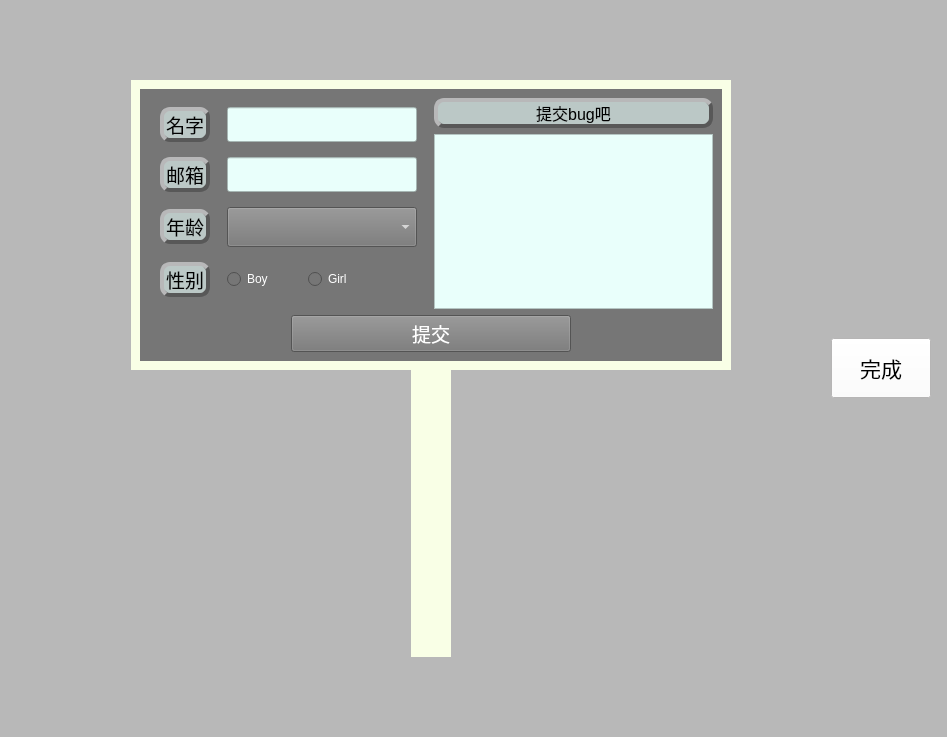
<?xml version="1.0" encoding="UTF-8"?>
<ui version="4.0">
 <class>TellBug</class>
 <widget class="QWidget" name="TellBug">
  <property name="geometry">
   <rect>
    <x>0</x>
    <y>0</y>
    <width>947</width>
    <height>737</height>
   </rect>
  </property>
  <property name="windowTitle">
   <string>Form</string>
  </property>
  <property name="styleSheet">
   <string notr="true">background-color: rgba(29, 29, 29, 0.5);</string>
  </property>
  <layout class="QGridLayout" name="gridLayout">
   <property name="leftMargin">
    <number>0</number>
   </property>
   <property name="topMargin">
    <number>0</number>
   </property>
   <property name="rightMargin">
    <number>0</number>
   </property>
   <property name="bottomMargin">
    <number>0</number>
   </property>
   <property name="spacing">
    <number>0</number>
   </property>
   <item row="0" column="0">
    <widget class="QWidget" name="widget" native="true">
     <property name="cursor">
      <cursorShape>PointingHandCursor</cursorShape>
     </property>
     <property name="mouseTracking">
      <bool>true</bool>
     </property>
     <property name="tabletTracking">
      <bool>true</bool>
     </property>
     <property name="styleSheet">
      <string notr="true">background-color: rgb(184, 184, 184);</string>
     </property>
     <layout class="QGridLayout" name="gridLayout_4">
      <property name="leftMargin">
       <number>0</number>
      </property>
      <property name="topMargin">
       <number>0</number>
      </property>
      <property name="rightMargin">
       <number>0</number>
      </property>
      <property name="bottomMargin">
       <number>0</number>
      </property>
      <property name="spacing">
       <number>0</number>
      </property>
      <item row="0" column="1">
       <widget class="QWidget" name="widget_2" native="true">
        <property name="minimumSize">
         <size>
          <width>600</width>
          <height>577</height>
         </size>
        </property>
        <property name="maximumSize">
         <size>
          <width>600</width>
          <height>577</height>
         </size>
        </property>
        <property name="styleSheet">
         <string notr="true">background-color: rgba(255, 230, 246,0);</string>
        </property>
        <layout class="QGridLayout" name="gridLayout_2">
         <property name="leftMargin">
          <number>0</number>
         </property>
         <property name="topMargin">
          <number>0</number>
         </property>
         <property name="rightMargin">
          <number>0</number>
         </property>
         <property name="bottomMargin">
          <number>0</number>
         </property>
         <property name="spacing">
          <number>0</number>
         </property>
         <item row="0" column="0" colspan="3">
          <widget class="QWidget" name="BillboardUp" native="true">
           <property name="minimumSize">
            <size>
             <width>600</width>
             <height>290</height>
            </size>
           </property>
           <property name="maximumSize">
            <size>
             <width>600</width>
             <height>290</height>
            </size>
           </property>
           <property name="styleSheet">
            <string notr="true">background-color: rgb(249, 255, 230);</string>
           </property>
           <layout class="QGridLayout" name="gridLayout_3">
            <item row="0" column="0">
             <widget class="QWidget" name="widget_3" native="true">
              <property name="styleSheet">
               <string notr="true">background-color: rgb(118, 118, 118);
color:white;</string>
              </property>
              <layout class="QGridLayout" name="gridLayout_7">
               <item row="2" column="1" colspan="2">
                <widget class="QPushButton" name="submitButton">
                 <property name="minimumSize">
                  <size>
                   <width>280</width>
                   <height>0</height>
                  </size>
                 </property>
                 <property name="maximumSize">
                  <size>
                   <width>280</width>
                   <height>16777215</height>
                  </size>
                 </property>
                 <property name="font">
                  <font>
                   <pointsize>14</pointsize>
                  </font>
                 </property>
                 <property name="cursor">
                  <cursorShape>PointingHandCursor</cursorShape>
                 </property>
                 <property name="text">
                  <string>提交</string>
                 </property>
                </widget>
               </item>
               <item row="2" column="3">
                <spacer name="horizontalSpacer_7">
                 <property name="orientation">
                  <enum>Qt::Horizontal</enum>
                 </property>
                 <property name="sizeType">
                  <enum>QSizePolicy::Minimum</enum>
                 </property>
                 <property name="sizeHint" stdset="0">
                  <size>
                   <width>128</width>
                   <height>20</height>
                  </size>
                 </property>
                </spacer>
               </item>
               <item row="2" column="0">
                <spacer name="horizontalSpacer_4">
                 <property name="orientation">
                  <enum>Qt::Horizontal</enum>
                 </property>
                 <property name="sizeType">
                  <enum>QSizePolicy::Minimum</enum>
                 </property>
                 <property name="sizeHint" stdset="0">
                  <size>
                   <width>110</width>
                   <height>20</height>
                  </size>
                 </property>
                </spacer>
               </item>
               <item row="0" column="0" rowspan="2" colspan="2">
                <widget class="QWidget" name="widget_5" native="true">
                 <layout class="QGridLayout" name="gridLayout_6">
                  <property name="leftMargin">
                   <number>0</number>
                  </property>
                  <property name="topMargin">
                   <number>0</number>
                  </property>
                  <property name="rightMargin">
                   <number>0</number>
                  </property>
                  <property name="bottomMargin">
                   <number>0</number>
                  </property>
                  <item row="0" column="1">
                   <widget class="QLineEdit" name="nameEdit">
                    <property name="minimumSize">
                     <size>
                      <width>50</width>
                      <height>35</height>
                     </size>
                    </property>
                    <property name="maximumSize">
                     <size>
                      <width>190</width>
                      <height>35</height>
                     </size>
                    </property>
                    <property name="font">
                     <font>
                      <pointsize>14</pointsize>
                      <fontweight>Medium</fontweight>
                     </font>
                    </property>
                    <property name="styleSheet">
                     <string notr="true">background-color: rgb(233, 255, 251);
color:white;</string>
                    </property>
                    <property name="text">
                     <string/>
                    </property>
                   </widget>
                  </item>
                  <item row="2" column="1">
                   <widget class="QComboBox" name="comboBox">
                    <property name="minimumSize">
                     <size>
                      <width>0</width>
                      <height>40</height>
                     </size>
                    </property>
                    <property name="font">
                     <font>
                      <pointsize>14</pointsize>
                      <fontweight>Medium</fontweight>
                     </font>
                    </property>
                    <property name="tabletTracking">
                     <bool>true</bool>
                    </property>
                    <property name="iconSize">
                     <size>
                      <width>43</width>
                      <height>44</height>
                     </size>
                    </property>
                    <item>
                     <property name="text">
                      <string/>
                     </property>
                    </item>
                    <item>
                     <property name="text">
                      <string>5岁</string>
                     </property>
                    </item>
                    <item>
                     <property name="text">
                      <string>6岁</string>
                     </property>
                    </item>
                    <item>
                     <property name="text">
                      <string>7岁</string>
                     </property>
                    </item>
                    <item>
                     <property name="text">
                      <string>8岁</string>
                     </property>
                    </item>
                    <item>
                     <property name="text">
                      <string>9岁</string>
                     </property>
                    </item>
                    <item>
                     <property name="text">
                      <string>10岁</string>
                     </property>
                    </item>
                    <item>
                     <property name="text">
                      <string>11岁</string>
                     </property>
                    </item>
                    <item>
                     <property name="text">
                      <string>12岁</string>
                     </property>
                    </item>
                    <item>
                     <property name="text">
                      <string>13岁</string>
                     </property>
                    </item>
                    <item>
                     <property name="text">
                      <string>14岁</string>
                     </property>
                    </item>
                    <item>
                     <property name="text">
                      <string>15岁</string>
                     </property>
                    </item>
                    <item>
                     <property name="text">
                      <string>16岁</string>
                     </property>
                    </item>
                    <item>
                     <property name="text">
                      <string>17岁</string>
                     </property>
                    </item>
                    <item>
                     <property name="text">
                      <string>18岁</string>
                     </property>
                    </item>
                    <item>
                     <property name="text">
                      <string>19岁</string>
                     </property>
                    </item>
                    <item>
                     <property name="text">
                      <string>20岁</string>
                     </property>
                    </item>
                    <item>
                     <property name="text">
                      <string>21岁</string>
                     </property>
                    </item>
                    <item>
                     <property name="text">
                      <string>22岁</string>
                     </property>
                    </item>
                    <item>
                     <property name="text">
                      <string>23岁</string>
                     </property>
                    </item>
                    <item>
                     <property name="text">
                      <string>24岁</string>
                     </property>
                    </item>
                    <item>
                     <property name="text">
                      <string>25岁</string>
                     </property>
                    </item>
                    <item>
                     <property name="text">
                      <string>26岁</string>
                     </property>
                    </item>
                    <item>
                     <property name="text">
                      <string>27岁</string>
                     </property>
                    </item>
                    <item>
                     <property name="text">
                      <string>28岁</string>
                     </property>
                    </item>
                    <item>
                     <property name="text">
                      <string>29岁</string>
                     </property>
                    </item>
                    <item>
                     <property name="text">
                      <string>30岁</string>
                     </property>
                    </item>
                    <item>
                     <property name="text">
                      <string>31岁</string>
                     </property>
                    </item>
                    <item>
                     <property name="text">
                      <string>32岁</string>
                     </property>
                    </item>
                    <item>
                     <property name="text">
                      <string>33岁</string>
                     </property>
                    </item>
                    <item>
                     <property name="text">
                      <string>34岁</string>
                     </property>
                    </item>
                    <item>
                     <property name="text">
                      <string>35岁</string>
                     </property>
                    </item>
                    <item>
                     <property name="text">
                      <string>36岁</string>
                     </property>
                    </item>
                    <item>
                     <property name="text">
                      <string>37岁</string>
                     </property>
                    </item>
                    <item>
                     <property name="text">
                      <string>38岁</string>
                     </property>
                    </item>
                    <item>
                     <property name="text">
                      <string>39岁</string>
                     </property>
                    </item>
                    <item>
                     <property name="text">
                      <string>40岁</string>
                     </property>
                    </item>
                    <item>
                     <property name="text">
                      <string>41岁</string>
                     </property>
                    </item>
                    <item>
                     <property name="text">
                      <string>42岁</string>
                     </property>
                    </item>
                    <item>
                     <property name="text">
                      <string>43岁</string>
                     </property>
                    </item>
                    <item>
                     <property name="text">
                      <string>44岁</string>
                     </property>
                    </item>
                    <item>
                     <property name="text">
                      <string>45岁</string>
                     </property>
                    </item>
                    <item>
                     <property name="text">
                      <string>46岁</string>
                     </property>
                    </item>
                    <item>
                     <property name="text">
                      <string>47岁</string>
                     </property>
                    </item>
                    <item>
                     <property name="text">
                      <string>48岁</string>
                     </property>
                    </item>
                    <item>
                     <property name="text">
                      <string>49岁</string>
                     </property>
                    </item>
                    <item>
                     <property name="text">
                      <string>50岁</string>
                     </property>
                    </item>
                    <item>
                     <property name="text">
                      <string>51岁</string>
                     </property>
                    </item>
                    <item>
                     <property name="text">
                      <string>52岁</string>
                     </property>
                    </item>
                    <item>
                     <property name="text">
                      <string>53岁</string>
                     </property>
                    </item>
                    <item>
                     <property name="text">
                      <string>54岁</string>
                     </property>
                    </item>
                    <item>
                     <property name="text">
                      <string>55岁</string>
                     </property>
                    </item>
                    <item>
                     <property name="text">
                      <string>56岁</string>
                     </property>
                    </item>
                    <item>
                     <property name="text">
                      <string>57岁</string>
                     </property>
                    </item>
                    <item>
                     <property name="text">
                      <string>58岁</string>
                     </property>
                    </item>
                    <item>
                     <property name="text">
                      <string>59岁</string>
                     </property>
                    </item>
                    <item>
                     <property name="text">
                      <string>60岁</string>
                     </property>
                    </item>
                    <item>
                     <property name="text">
                      <string>61岁</string>
                     </property>
                    </item>
                    <item>
                     <property name="text">
                      <string>62岁</string>
                     </property>
                    </item>
                    <item>
                     <property name="text">
                      <string>63岁</string>
                     </property>
                    </item>
                    <item>
                     <property name="text">
                      <string>64岁</string>
                     </property>
                    </item>
                    <item>
                     <property name="text">
                      <string>65岁</string>
                     </property>
                    </item>
                    <item>
                     <property name="text">
                      <string>66岁</string>
                     </property>
                    </item>
                    <item>
                     <property name="text">
                      <string>67岁</string>
                     </property>
                    </item>
                    <item>
                     <property name="text">
                      <string>68岁</string>
                     </property>
                    </item>
                    <item>
                     <property name="text">
                      <string>69岁</string>
                     </property>
                    </item>
                    <item>
                     <property name="text">
                      <string>70岁</string>
                     </property>
                    </item>
                   </widget>
                  </item>
                  <item row="1" column="0">
                   <widget class="QLabel" name="label_4">
                    <property name="minimumSize">
                     <size>
                      <width>50</width>
                      <height>35</height>
                     </size>
                    </property>
                    <property name="maximumSize">
                     <size>
                      <width>50</width>
                      <height>35</height>
                     </size>
                    </property>
                    <property name="font">
                     <font>
                      <pointsize>14</pointsize>
                     </font>
                    </property>
                    <property name="styleSheet">
                     <string notr="true">background-color: rgba(233, 255, 251,0.6);
border-radius:10px;
color:black;
                               border-left:4px solid rgb(184, 184, 185);
                               border-top:4px solid rgb(184, 184, 185);
                               border-right:4px solid rgb(88, 88, 88);
                              border-bottom:4px solid rgb(88, 88, 88);</string>
                    </property>
                    <property name="text">
                     <string>邮箱</string>
                    </property>
                    <property name="alignment">
                     <set>Qt::AlignCenter</set>
                    </property>
                   </widget>
                  </item>
                  <item row="2" column="0">
                   <widget class="QLabel" name="label_3">
                    <property name="minimumSize">
                     <size>
                      <width>50</width>
                      <height>35</height>
                     </size>
                    </property>
                    <property name="maximumSize">
                     <size>
                      <width>50</width>
                      <height>35</height>
                     </size>
                    </property>
                    <property name="font">
                     <font>
                      <pointsize>14</pointsize>
                     </font>
                    </property>
                    <property name="styleSheet">
                     <string notr="true">background-color: rgba(233, 255, 251,0.6);
border-radius:10px;
color:black;
                               border-left:4px solid rgb(184, 184, 185);
                               border-top:4px solid rgb(184, 184, 185);
                               border-right:4px solid rgb(88, 88, 88);
                              border-bottom:4px solid rgb(88, 88, 88);</string>
                    </property>
                    <property name="text">
                     <string>年龄</string>
                    </property>
                    <property name="alignment">
                     <set>Qt::AlignCenter</set>
                    </property>
                   </widget>
                  </item>
                  <item row="1" column="1">
                   <widget class="QLineEdit" name="mailEdit">
                    <property name="minimumSize">
                     <size>
                      <width>50</width>
                      <height>35</height>
                     </size>
                    </property>
                    <property name="maximumSize">
                     <size>
                      <width>190</width>
                      <height>35</height>
                     </size>
                    </property>
                    <property name="font">
                     <font>
                      <pointsize>14</pointsize>
                      <fontweight>Medium</fontweight>
                     </font>
                    </property>
                    <property name="styleSheet">
                     <string notr="true">background-color: rgb(233, 255, 251);
color:white;</string>
                    </property>
                    <property name="text">
                     <string/>
                    </property>
                   </widget>
                  </item>
                  <item row="3" column="1">
                   <widget class="QWidget" name="widget_4" native="true">
                    <property name="minimumSize">
                     <size>
                      <width>162</width>
                      <height>0</height>
                     </size>
                    </property>
                    <property name="maximumSize">
                     <size>
                      <width>100</width>
                      <height>16777215</height>
                     </size>
                    </property>
                    <layout class="QGridLayout" name="gridLayout_5">
                     <property name="leftMargin">
                      <number>0</number>
                     </property>
                     <property name="topMargin">
                      <number>0</number>
                     </property>
                     <property name="rightMargin">
                      <number>0</number>
                     </property>
                     <property name="bottomMargin">
                      <number>0</number>
                     </property>
                     <property name="spacing">
                      <number>0</number>
                     </property>
                     <item row="0" column="0">
                      <widget class="QRadioButton" name="maleRadioButton">
                       <property name="cursor">
                        <cursorShape>PointingHandCursor</cursorShape>
                       </property>
                       <property name="text">
                        <string>Boy</string>
                       </property>
                      </widget>
                     </item>
                     <item row="0" column="1">
                      <widget class="QRadioButton" name="femaleRadioButton">
                       <property name="cursor">
                        <cursorShape>PointingHandCursor</cursorShape>
                       </property>
                       <property name="text">
                        <string>Girl</string>
                       </property>
                      </widget>
                     </item>
                    </layout>
                   </widget>
                  </item>
                  <item row="3" column="0">
                   <widget class="QLabel" name="label_2">
                    <property name="minimumSize">
                     <size>
                      <width>50</width>
                      <height>35</height>
                     </size>
                    </property>
                    <property name="maximumSize">
                     <size>
                      <width>50</width>
                      <height>35</height>
                     </size>
                    </property>
                    <property name="font">
                     <font>
                      <pointsize>14</pointsize>
                     </font>
                    </property>
                    <property name="styleSheet">
                     <string notr="true">background-color: rgba(233, 255, 251,0.6);
border-radius:10px;
color:black;
                               border-left:4px solid rgb(184, 184, 185);
                               border-top:4px solid rgb(184, 184, 185);
                               border-right:4px solid rgb(88, 88, 88);
                              border-bottom:4px solid rgb(88, 88, 88);</string>
                    </property>
                    <property name="text">
                     <string>性别</string>
                    </property>
                    <property name="alignment">
                     <set>Qt::AlignCenter</set>
                    </property>
                   </widget>
                  </item>
                  <item row="0" column="0">
                   <widget class="QLabel" name="label">
                    <property name="minimumSize">
                     <size>
                      <width>50</width>
                      <height>35</height>
                     </size>
                    </property>
                    <property name="maximumSize">
                     <size>
                      <width>50</width>
                      <height>35</height>
                     </size>
                    </property>
                    <property name="sizeIncrement">
                     <size>
                      <width>0</width>
                      <height>0</height>
                     </size>
                    </property>
                    <property name="font">
                     <font>
                      <pointsize>14</pointsize>
                     </font>
                    </property>
                    <property name="styleSheet">
                     <string notr="true">background-color: rgba(233, 255, 251,0.6);
border-radius:10px;
color:black;
                               border-left:4px solid rgb(184, 184, 185);
                               border-top:4px solid rgb(184, 184, 185);
                               border-right:4px solid rgb(88, 88, 88);
                              border-bottom:4px solid rgb(88, 88, 88);</string>
                    </property>
                    <property name="text">
                     <string>名字</string>
                    </property>
                    <property name="alignment">
                     <set>Qt::AlignCenter</set>
                    </property>
                   </widget>
                  </item>
                 </layout>
                </widget>
               </item>
               <item row="1" column="2" colspan="2">
                <widget class="QPlainTextEdit" name="plainTextEdit">
                 <property name="font">
                  <font>
                   <pointsize>15</pointsize>
                   <fontweight>Medium</fontweight>
                  </font>
                 </property>
                 <property name="styleSheet">
                  <string notr="true">background-color: rgb(233, 255, 251);
color:white;</string>
                 </property>
                 <property name="plainText">
                  <string/>
                 </property>
                </widget>
               </item>
               <item row="0" column="2" colspan="2">
                <widget class="QLabel" name="label_5">
                 <property name="minimumSize">
                  <size>
                   <width>0</width>
                   <height>30</height>
                  </size>
                 </property>
                 <property name="maximumSize">
                  <size>
                   <width>16777215</width>
                   <height>30</height>
                  </size>
                 </property>
                 <property name="font">
                  <font>
                   <pointsize>12</pointsize>
                  </font>
                 </property>
                 <property name="styleSheet">
                  <string notr="true">background-color: rgba(233, 255, 251,0.6);
border-radius:10px;
color:black;
                               border-left:4px solid rgb(184, 184, 185);
                               border-top:4px solid rgb(184, 184, 185);
                               border-right:4px solid rgb(88, 88, 88);
                              border-bottom:4px solid rgb(88, 88, 88);</string>
                 </property>
                 <property name="text">
                  <string>提交bug吧</string>
                 </property>
                 <property name="alignment">
                  <set>Qt::AlignCenter</set>
                 </property>
                </widget>
               </item>
              </layout>
             </widget>
            </item>
           </layout>
          </widget>
         </item>
         <item row="1" column="1">
          <widget class="QWidget" name="BillboardDown" native="true">
           <property name="minimumSize">
            <size>
             <width>40</width>
             <height>290</height>
            </size>
           </property>
           <property name="maximumSize">
            <size>
             <width>40</width>
             <height>290</height>
            </size>
           </property>
           <property name="styleSheet">
            <string notr="true">background-color: rgb(249, 255, 230);</string>
           </property>
          </widget>
         </item>
         <item row="1" column="2">
          <spacer name="horizontalSpacer_2">
           <property name="orientation">
            <enum>Qt::Horizontal</enum>
           </property>
           <property name="sizeHint" stdset="0">
            <size>
             <width>272</width>
             <height>20</height>
            </size>
           </property>
          </spacer>
         </item>
         <item row="1" column="0">
          <spacer name="horizontalSpacer">
           <property name="orientation">
            <enum>Qt::Horizontal</enum>
           </property>
           <property name="sizeHint" stdset="0">
            <size>
             <width>272</width>
             <height>20</height>
            </size>
           </property>
          </spacer>
         </item>
        </layout>
       </widget>
      </item>
      <item row="0" column="2">
       <spacer name="horizontalSpacer_5">
        <property name="orientation">
         <enum>Qt::Horizontal</enum>
        </property>
        <property name="sizeType">
         <enum>QSizePolicy::Minimum</enum>
        </property>
        <property name="sizeHint" stdset="0">
         <size>
          <width>100</width>
          <height>20</height>
         </size>
        </property>
       </spacer>
      </item>
      <item row="0" column="0">
       <spacer name="horizontalSpacer_6">
        <property name="orientation">
         <enum>Qt::Horizontal</enum>
        </property>
        <property name="sizeHint" stdset="0">
         <size>
          <width>132</width>
          <height>20</height>
         </size>
        </property>
       </spacer>
      </item>
      <item row="0" column="3">
       <widget class="QPushButton" name="backButton">
        <property name="minimumSize">
         <size>
          <width>100</width>
          <height>60</height>
         </size>
        </property>
        <property name="maximumSize">
         <size>
          <width>100</width>
          <height>60</height>
         </size>
        </property>
        <property name="font">
         <font>
          <pointsize>16</pointsize>
         </font>
        </property>
        <property name="cursor">
         <cursorShape>PointingHandCursor</cursorShape>
        </property>
        <property name="styleSheet">
         <string notr="true">color: rgb(0, 0, 0);
background-color: rgb(255, 253, 253);</string>
        </property>
        <property name="text">
         <string>完成</string>
        </property>
       </widget>
      </item>
      <item row="0" column="4">
       <spacer name="horizontalSpacer_3">
        <property name="orientation">
         <enum>Qt::Horizontal</enum>
        </property>
        <property name="sizeType">
         <enum>QSizePolicy::Minimum</enum>
        </property>
        <property name="sizeHint" stdset="0">
         <size>
          <width>16</width>
          <height>20</height>
         </size>
        </property>
       </spacer>
      </item>
     </layout>
    </widget>
   </item>
  </layout>
 </widget>
 <resources/>
 <connections/>
</ui>
